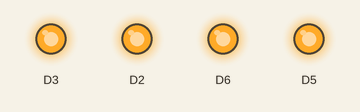
Recording of a sketch running on a simulated ESP8266 (NodeMCU). Shown: output pins drawn as LEDs (lit = HIGH).

Above: at 0.2 s.
At 1.7 s:
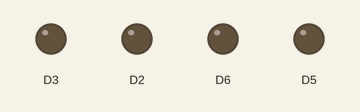
Timing chart, 0 to 3.0 s (numbered marks = the images above):
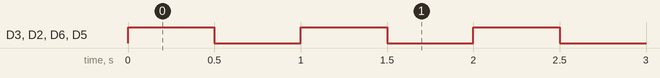

The sketch:

PIN_testing.ino
```cpp
void setup() {
  // put your setup code here, to run once:
  Serial.begin(11520);
  pinMode(D6,OUTPUT);
  pinMode(D5,OUTPUT);
  pinMode(D2,OUTPUT);
  pinMode(D3,OUTPUT);
}

void loop() {
  digitalWrite(D6,HIGH);
  digitalWrite(D5,HIGH);
  digitalWrite(D2,HIGH);
  digitalWrite(D3,HIGH);
  delay(500);
  digitalWrite(D6,LOW);
  digitalWrite(D5,LOW);
  digitalWrite(D2,LOW);
  digitalWrite(D3,LOW);

  delay(500);
  // put your main code here, to run repeatedly:

}
```

Measured:
- by itself, D3, D2, D6, D5: alternates HIGH for 0.50 s and LOW for 0.50 s
